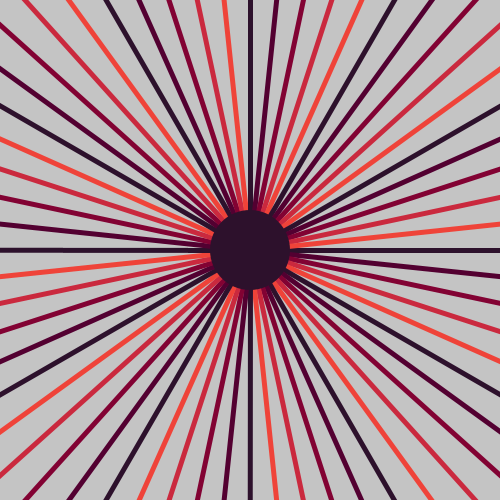
Frame 1 (no input)
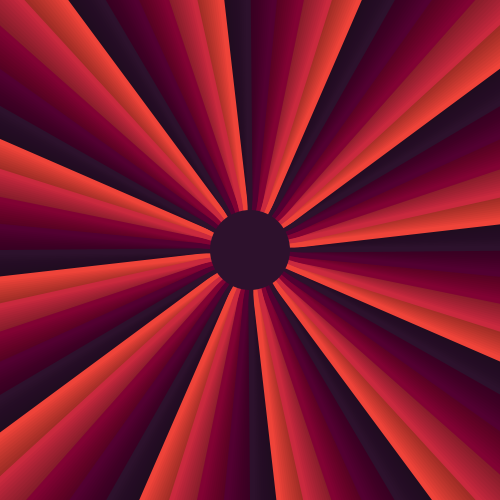
Frame 60 (the mouse pressed at the canvas centre just before this capture)
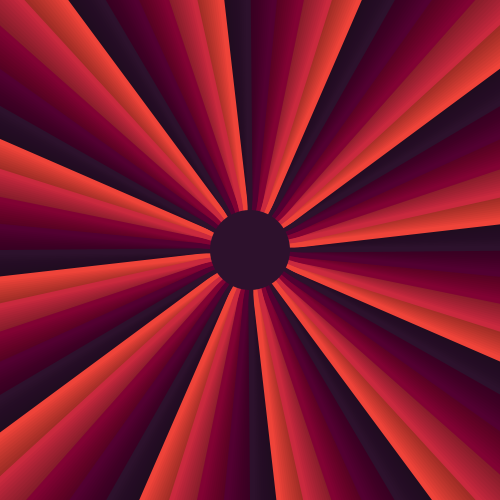
Frame 120 (the mouse held since frame 60 and released just before this capture)

The Processing sketch that drew these frames (run headless with seeded random() and noise(); from frame 60 on, the mouse is pressed at the canvas centre):

// Processing sketch: processing_145661
// ── processing_145661.pde

int num=60;
float r;
color[] palette = {
  #2D112C, #530031, #820233, #CA293E, #EF4339
};


void setup() {
  size(500, 500);
}

void draw() {
  fill(#000000, 10);
  strokeWeight(5);
  noStroke();
  rect(0, 0, width, height);
  pushMatrix();
  translate(width/2, height/2);
  rotate(r);
  for (int i=0; i<num; i++) {
    pushMatrix();
    rotate(i*(TWO_PI/num));
    stroke(palette[i%palette.length]);
    line(0, 0, width*2, 0);
    popMatrix();
  }
  r += (TWO_PI/(num/palette.length)/num);
  fill(#2D112C);
  noStroke();
  ellipse(0, 0, 80, 80);
  popMatrix();
}
